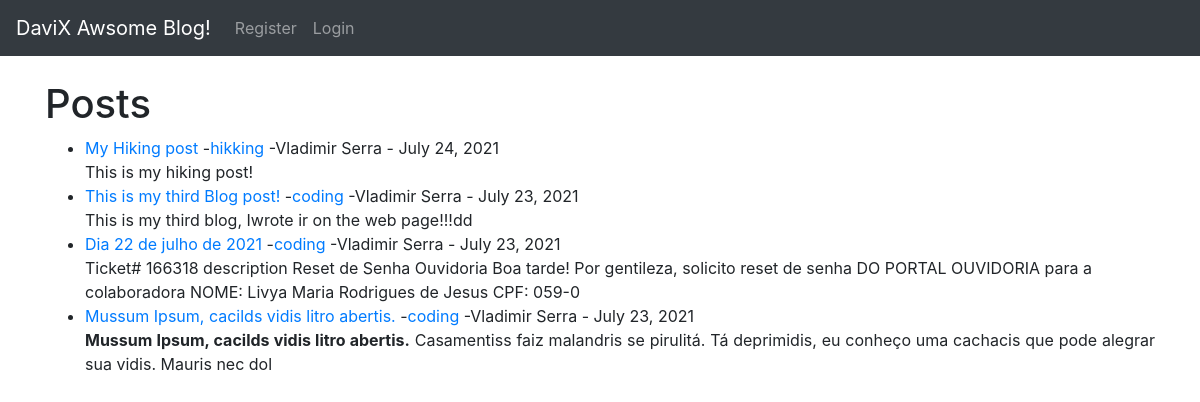
The page / on the database its author committed.
### theblog/models.py (models this page shows, shortened)
class Post(models.Model):
    title = models.CharField(max_length=255)
    title_tag = models.CharField(max_length=255)
    author = models.ForeignKey(User, on_delete=models.CASCADE)
    body = models.TextField()
    post_date = models.DateField(auto_now_add=True)
    category = models.CharField(max_length=255, default='coding')

### theblog/views.py (the view)
# urls.py: path('', HomeView.as_view(), name="home"),
class HomeView(ListView):
    model = Post
    template_name = 'home.html'
    ordering = ['-post_date']

### theblog/templates/home.html (shortened to what this page needs)
{% extends 'base.html' %}
{% block content %}
<h1>Posts</h1>
<ul>
    {% for post in object_list %}
    <li><a href="{% url 'article-detail' post.pk %}">
            {{ post.title }} </a>
       -<a href="{% url 'category' post.category %}">{{ post.category}}</a>
       -{{ post.author.first_name }}
        {{ post.author.last_name }} -
            {{post.post_date}} <br/>
        {{ post.body|slice:":200"|safe }}</li>
    {% endfor %}
</ul>
{% endblock %}

### rows shown on the page
Post: title "My Hiking post", category "hikking", author.first_name "Vladimir", author.last_name "Serra", post_date "July 24, 2021", body "This is my hiking post!"
Post: title "This is my third Blog post!", category "coding", author.first_name "Vladimir", author.last_name "Serra", post_date "July 23, 2021", body "This is my third blog, Iwrote ir on the web page!!!dd"
Post: title "Dia 22 de julho de 2021", category "coding", author.first_name "Vladimir", author.last_name "Serra", post_date "July 23, 2021", body "Ticket# 166318 description Reset de Senha Ouvidoria Boa tarde! Por gentileza, solicito reset de senha DO PORTAL OUVIDORIA para a colaboradora NOME: Livya Maria Rodrigues de Jesus CPF: 059-0"
Post: title "Mussum Ipsum, cacilds vidis litro abertis.", category "coding", author.first_name "Vladimir", author.last_name "Serra", post_date "July 23, 2021", body "Mussum Ipsum, cacilds vidis litro abertis. Casamentiss faiz malandris se pirulitá. Tá deprimidis, eu conheço uma cachacis que pode alegrar sua vidis. Mauris nec dol"
